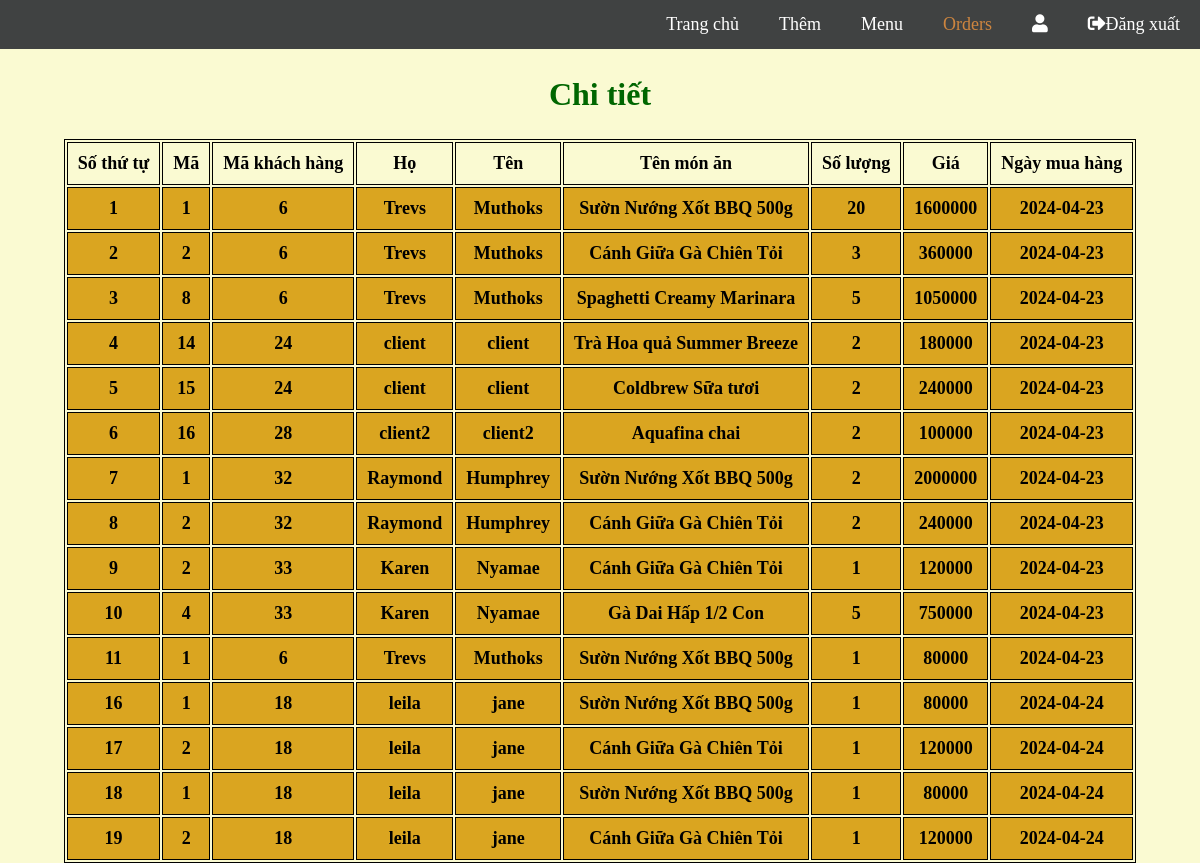
Page /view_order.php on the earlier database version.
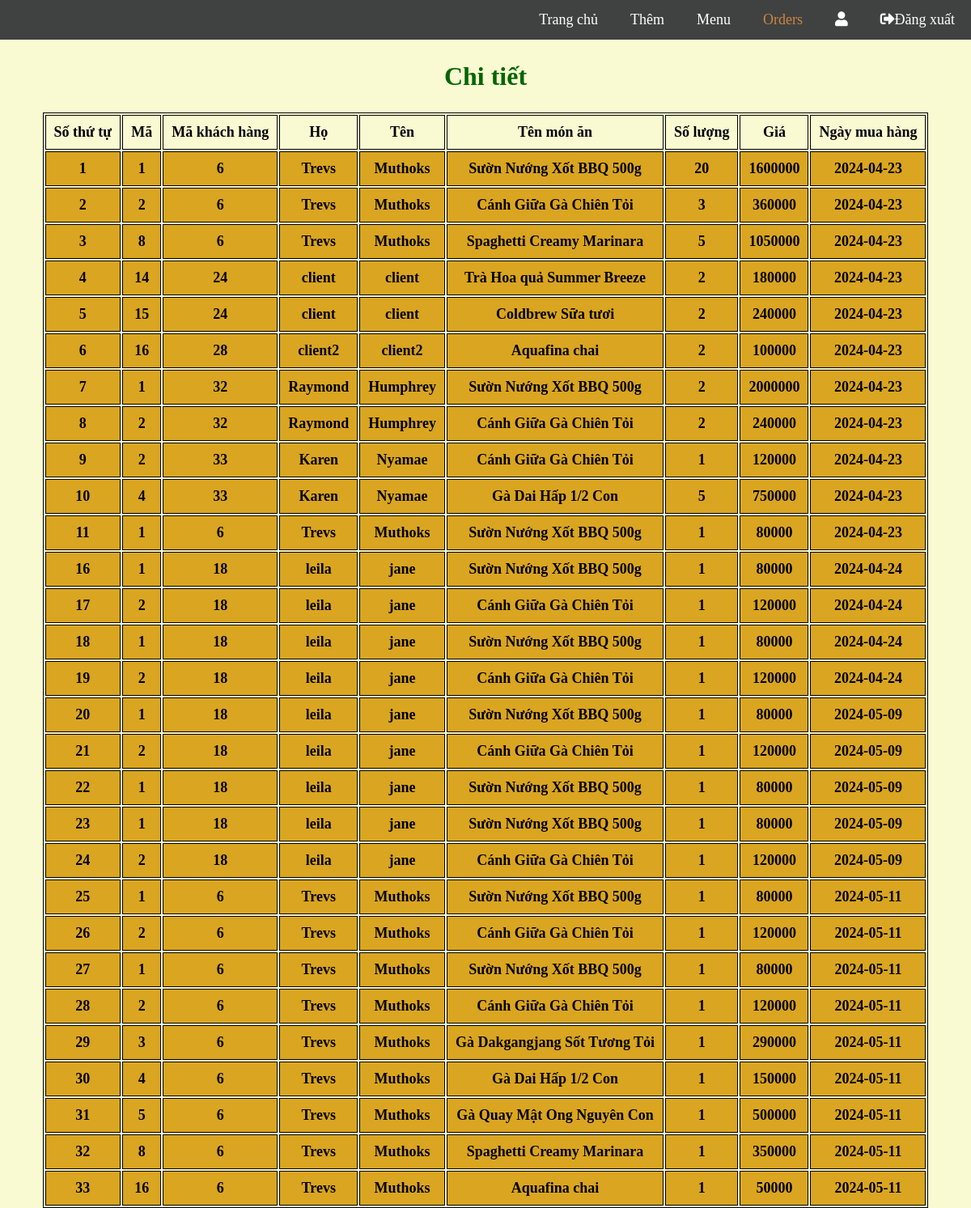
Same page on the later database version.
### tables this page shows
CREATE TABLE `orders` (
  `order_id` int(11) NOT NULL,
  `food_id` int(11) NOT NULL,
  `customer_id` int(6) NOT NULL,
  `quantity` int(11) NOT NULL,
  `Total` int(11) NOT NULL,
  `date_of_purchase` date NOT NULL
);

CREATE TABLE `customer` (
  `customer_id` int(6) NOT NULL,
  `firstname` varchar(10) DEFAULT NULL,
  `secondname` varchar(10) NOT NULL,
  `email` varchar(40) NOT NULL,
  `userName` varchar(255) NOT NULL,
  `userPassword` varchar(20) NOT NULL,
  `userType` varchar(255) NOT NULL
);

CREATE TABLE `menu` (
  `food_id` int(11) NOT NULL,
  `food_name` varchar(40) NOT NULL,
  `food_price` float DEFAULT NULL,
  `food_image` varchar(100) DEFAULT NULL,
  `food_description` varchar(255) NOT NULL
);

### view_order.php (the view, shortened to what this page needs)
<?php
require_once('connect.php');
$sql_select="SELECT orders.*, customer.firstname, customer.secondname, menu.food_name FROM orders INNER JOIN customer ON orders.customer_id= customer.customer_id INNER JOIN menu ON orders.food_id=menu.food_id";
$results=mysqli_query($conn,$sql_select);
?>
<!DOCTYPE html>
<html lang="en">
<head>
    <link rel="stylesheet" href="https://use.fontawesome.com/releases/v5.7.1/css/all.css">
</head>
<body>
<div class="nav">
        <a href="logout.php"><i class="fas fa-sign-out-alt"></i>Đăng xuất</a>
        <a href="profile.php" class="user"><i class="fas fa-user"></i><?php echo $_SESSION['user']['userName']; ?></a>
        <a href="view_order.php" class="active">Orders</a>
        <a href="view_food.php">Menu</a>
        <a href="upload_image.php">Thêm</a>
        <a href="displayUsers.php">Trang chủ</a>
    </div>
    <section>
        <h1>Chi tiết</h1>
        <table>
            <tr>
                <th>Số thứ tự</th>
                <th>Mã</th>
                <th>Mã khách hàng</th>
                <th>Họ</th>
                <th>Tên</th>
                <th>Tên món ăn</th>
                <th>Số lượng</th>
                <th>Giá</th>
                <th>Ngày mua hàng</th>
            </tr>
    <?php
        while($row = mysqli_fetch_array($results)){
 ?>
        <tr>
                <td><?php echo $row['order_id'];?></td>
                <td><?php echo $row['food_id'];?></td>
                <td><?php echo $row['customer_id']; ?></td>
                <td><?php echo $row['firstname']; ?></td>
                <td><?php echo $row['secondname']; ?></td>
                <td><?php echo $row['food_name']; ?></td>
                <td><?php echo $row['quantity'];?></td>
                <td><?php echo $row['Total'];?></td>
                <td><?php echo $row['date_of_purchase'];?></td>
            </tr>
<?php
        }
?>
        </table>
    </section>
</html>
    </body>

### view_order.php (style rules this page uses)
body { background-color: lightgoldenrodyellow; margin: 0; }
table { margin: 0 auto; font-size: large; border: 1px solid black; }
h1 { text-align: center; color: #006600; font-size: xx-large; font-family:fantasy; }
td { background-color:goldenrod; border: 1px solid black; }
th, td { font-weight: bold; border: 1px solid black; padding: 10px; text-align: center; }
td { font-weight:bold; }
.nav { background-color:#404242; overflow: hidden; }
.nav a { float: right; color: white; text-align: center; padding: 14px 20px; text-decoration: none; font-size: 18px; }
.nav a.active { color:peru; }

Differences in the rows shown:
added orders: order_id "20", food "1", customer "18", customer.firstname "leila", customer.secondname "jane", food.food_name "Sườn Nướng Xốt BBQ 500g", quantity "1", Total "80000", date_of_purchase "2024-05-09"
added orders: order_id "21", food "2", customer "18", customer.firstname "leila", customer.secondname "jane", food.food_name "Cánh Giữa Gà Chiên Tỏi", quantity "1", Total "120000", date_of_purchase "2024-05-09"
added orders: order_id "22", food "1", customer "18", customer.firstname "leila", customer.secondname "jane", food.food_name "Sườn Nướng Xốt BBQ 500g", quantity "1", Total "80000", date_of_purchase "2024-05-09"
added orders: order_id "23", food "1", customer "18", customer.firstname "leila", customer.secondname "jane", food.food_name "Sườn Nướng Xốt BBQ 500g", quantity "1", Total "80000", date_of_purchase "2024-05-09"
added orders: order_id "24", food "2", customer "18", customer.firstname "leila", customer.secondname "jane", food.food_name "Cánh Giữa Gà Chiên Tỏi", quantity "1", Total "120000", date_of_purchase "2024-05-09"
added orders: order_id "25", food "1", customer "6", customer.firstname "Trevs", customer.secondname "Muthoks", food.food_name "Sườn Nướng Xốt BBQ 500g", quantity "1", Total "80000", date_of_purchase "2024-05-11"
added orders: order_id "26", food "2", customer "6", customer.firstname "Trevs", customer.secondname "Muthoks", food.food_name "Cánh Giữa Gà Chiên Tỏi", quantity "1", Total "120000", date_of_purchase "2024-05-11"
added orders: order_id "27", food "1", customer "6", customer.firstname "Trevs", customer.secondname "Muthoks", food.food_name "Sườn Nướng Xốt BBQ 500g", quantity "1", Total "80000", date_of_purchase "2024-05-11"
added orders: order_id "28", food "2", customer "6", customer.firstname "Trevs", customer.secondname "Muthoks", food.food_name "Cánh Giữa Gà Chiên Tỏi", quantity "1", Total "120000", date_of_purchase "2024-05-11"
added orders: order_id "29", food "3", customer "6", customer.firstname "Trevs", customer.secondname "Muthoks", food.food_name "Gà Dakgangjang Sốt Tương Tỏi", quantity "1", Total "290000", date_of_purchase "2024-05-11"
added orders: order_id "30", food "4", customer "6", customer.firstname "Trevs", customer.secondname "Muthoks", food.food_name "Gà Dai Hấp 1/2 Con", quantity "1", Total "150000", date_of_purchase "2024-05-11"
added orders: order_id "31", food "5", customer "6", customer.firstname "Trevs", customer.secondname "Muthoks", food.food_name "Gà Quay Mật Ong Nguyên Con", quantity "1", Total "500000", date_of_purchase "2024-05-11"
added orders: order_id "32", food "8", customer "6", customer.firstname "Trevs", customer.secondname "Muthoks", food.food_name "Spaghetti Creamy Marinara", quantity "1", Total "350000", date_of_purchase "2024-05-11"
added orders: order_id "33", food "16", customer "6", customer.firstname "Trevs", customer.secondname "Muthoks", food.food_name "Aquafina chai", quantity "1", Total "50000", date_of_purchase "2024-05-11"
